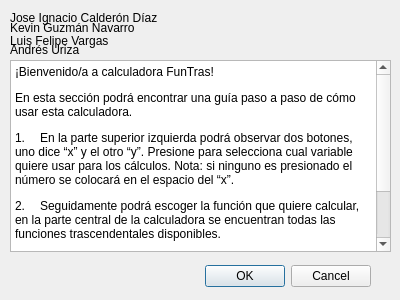
<?xml version="1.0" encoding="UTF-8"?>
<ui version="4.0">
 <class>helpWindow</class>
 <widget class="QDialog" name="helpWindow">
  <property name="geometry">
   <rect>
    <x>0</x>
    <y>0</y>
    <width>400</width>
    <height>300</height>
   </rect>
  </property>
  <property name="windowTitle">
   <string>Dialog</string>
  </property>
  <widget class="QDialogButtonBox" name="buttonBox">
   <property name="geometry">
    <rect>
     <x>30</x>
     <y>260</y>
     <width>341</width>
     <height>32</height>
    </rect>
   </property>
   <property name="orientation">
    <enum>Qt::Horizontal</enum>
   </property>
   <property name="standardButtons">
    <set>QDialogButtonBox::Cancel|QDialogButtonBox::Ok</set>
   </property>
  </widget>
  <widget class="QLabel" name="name1">
   <property name="geometry">
    <rect>
     <x>10</x>
     <y>10</y>
     <width>151</width>
     <height>16</height>
    </rect>
   </property>
   <property name="text">
    <string>Jose Ignacio Calderón Díaz</string>
   </property>
  </widget>
  <widget class="QLabel" name="name2">
   <property name="geometry">
    <rect>
     <x>10</x>
     <y>40</y>
     <width>131</width>
     <height>20</height>
    </rect>
   </property>
   <property name="text">
    <string>Andrés Uriza</string>
   </property>
  </widget>
  <widget class="QLabel" name="name3">
   <property name="geometry">
    <rect>
     <x>10</x>
     <y>30</y>
     <width>141</width>
     <height>21</height>
    </rect>
   </property>
   <property name="text">
    <string>Luis Felipe Vargas</string>
   </property>
  </widget>
  <widget class="QLabel" name="name4">
   <property name="geometry">
    <rect>
     <x>10</x>
     <y>20</y>
     <width>151</width>
     <height>16</height>
    </rect>
   </property>
   <property name="text">
    <string>Kevin Guzmán Navarro</string>
   </property>
  </widget>
  <widget class="QTextBrowser" name="textBrowser">
   <property name="geometry">
    <rect>
     <x>10</x>
     <y>60</y>
     <width>381</width>
     <height>192</height>
    </rect>
   </property>
   <property name="html">
    <string>&lt;!DOCTYPE HTML PUBLIC &quot;-//W3C//DTD HTML 4.0//EN&quot; &quot;http://www.w3.org/TR/REC-html40/strict.dtd&quot;&gt;
&lt;html&gt;&lt;head&gt;&lt;meta name=&quot;qrichtext&quot; content=&quot;1&quot; /&gt;&lt;meta charset=&quot;utf-8&quot; /&gt;&lt;style type=&quot;text/css&quot;&gt;
p, li { white-space: pre-wrap; }
hr { height: 1px; border-width: 0; }
li.unchecked::marker { content: &quot;\2610&quot;; }
li.checked::marker { content: &quot;\2612&quot;; }
&lt;/style&gt;&lt;/head&gt;&lt;body style=&quot; font-family:'Segoe UI'; font-size:9pt; font-weight:400; font-style:normal;&quot;&gt;
&lt;p style=&quot; margin-top:12px; margin-bottom:12px; margin-left:0px; margin-right:0px; -qt-block-indent:0; text-indent:0px;&quot;&gt;¡Bienvenido/a a calculadora FunTras! &lt;/p&gt;
&lt;p style=&quot; margin-top:12px; margin-bottom:12px; margin-left:0px; margin-right:0px; -qt-block-indent:0; text-indent:0px;&quot;&gt;En esta sección podrá encontrar una guía paso a paso de cómo usar esta calculadora. &lt;/p&gt;
&lt;p style=&quot; margin-top:12px; margin-bottom:12px; margin-left:0px; margin-right:0px; -qt-block-indent:0; text-indent:0px;&quot;&gt;1.&lt;span style=&quot; font-family:'Times New Roman'; font-size:7pt;&quot;&gt;      &lt;/span&gt;En la parte superior izquierda podrá observar dos botones, uno dice “x” y el otro “y”. Presione para selecciona cual variable quiere usar para los cálculos. Nota: si ninguno es presionado el número se colocará en el espacio del “x”. &lt;/p&gt;
&lt;p style=&quot; margin-top:12px; margin-bottom:12px; margin-left:0px; margin-right:0px; -qt-block-indent:0; text-indent:0px;&quot;&gt;2.&lt;span style=&quot; font-family:'Times New Roman'; font-size:7pt;&quot;&gt;      &lt;/span&gt;Seguidamente podrá escoger la función que quiere calcular, en la parte central de la calculadora se encuentran todas las funciones trascendentales disponibles. &lt;/p&gt;
&lt;p style=&quot; margin-top:12px; margin-bottom:12px; margin-left:0px; margin-right:0px; -qt-block-indent:0; text-indent:0px;&quot;&gt;3.&lt;span style=&quot; font-family:'Times New Roman'; font-size:7pt;&quot;&gt;      &lt;/span&gt;Una vez presionado, el resultado será mostrado en la sección de respuestas. Esta se encuentra ubicada entre los botones de las funciones y la sección de la “x” y “y”. &lt;/p&gt;
&lt;p style=&quot; margin-top:12px; margin-bottom:12px; margin-left:0px; margin-right:0px; -qt-block-indent:0; text-indent:0px;&quot;&gt;4.&lt;span style=&quot; font-family:'Times New Roman'; font-size:7pt;&quot;&gt;      &lt;/span&gt;¡Listo! Gracias por usar nuestra calculadora. &lt;/p&gt;&lt;/body&gt;&lt;/html&gt;</string>
   </property>
  </widget>
 </widget>
 <resources/>
 <connections>
  <connection>
   <sender>buttonBox</sender>
   <signal>accepted()</signal>
   <receiver>helpWindow</receiver>
   <slot>accept()</slot>
   <hints>
    <hint type="sourcelabel">
     <x>248</x>
     <y>254</y>
    </hint>
    <hint type="destinationlabel">
     <x>157</x>
     <y>274</y>
    </hint>
   </hints>
  </connection>
  <connection>
   <sender>buttonBox</sender>
   <signal>rejected()</signal>
   <receiver>helpWindow</receiver>
   <slot>reject()</slot>
   <hints>
    <hint type="sourcelabel">
     <x>316</x>
     <y>260</y>
    </hint>
    <hint type="destinationlabel">
     <x>286</x>
     <y>274</y>
    </hint>
   </hints>
  </connection>
 </connections>
</ui>
